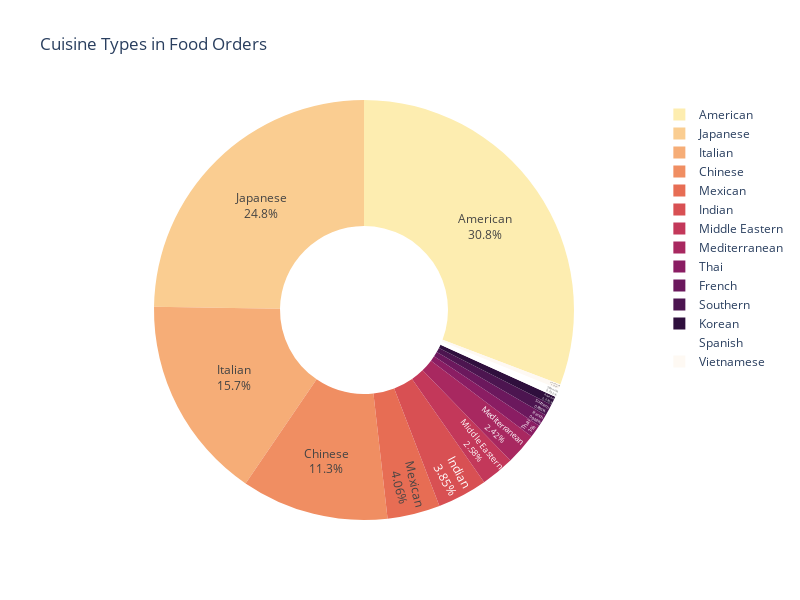

Notebook code for this chart:
### Code cell
fig = px.pie(df_cuisine_type, values="Freq", names="Type", 
             title="Cuisine Types in Food Orders",
             color_discrete_sequence=px.colors.sequential.matter,
             hole=0.4,
             width=800,
             height=600)

fig.update_traces(textposition='inside', textinfo='percent+label')

fig.show()

print("The majority of orders are for American, Japanese, Italian, and Chinese cuisines, among others.")

### Figure 1 — Plotly figure (JSON) as saved in the notebook; plotly's stock layout.template omitted (floating-point values rounded to 4 significant figures)
{"data": [{"domain": {"x": [0, 1], "y": [0, 1]}, "hole": 0.4, "hovertemplate": "Type=%{label}<br>Freq=%{value}<extra></extra>", "labels": ["American", "Japanese", "Italian", "Chinese", "Mexican", "Indian", "Middle Eastern", "Mediterranean", "Thai", "French", "Southern", "Korean", "Spanish", "Vietnamese"], "legendgroup": "", "name": "", "showlegend": true, "textinfo": "percent+label", "textposition": "inside", "type": "pie", "values": [584, 470, 298, 215, 77, 73, 49, 46, 19, 18, 17, 13, 12, 7]}], "layout": {"height": 600, "legend": {"tracegroupgap": 0}, "piecolorway": ["rgb(253, 237, 176)", "rgb(250, 205, 145)", "rgb(246, 173, 119)", "rgb(240, 142, 98)", "rgb(231, 109, 84)", "rgb(216, 80, 83)", "rgb(195, 56, 90)", "rgb(168, 40, 96)", "rgb(138, 29, 99)", "rgb(107, 24, 93)", "rgb(76, 21, 80)", "rgb(47, 15, 61)"], "title": {"text": "Cuisine Types in Food Orders"}, "width": 800}}
